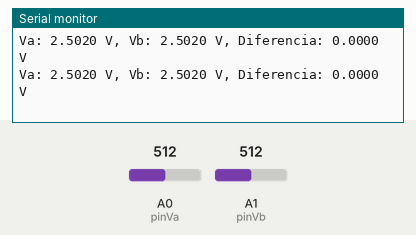
Bench run of a sketch on a simulated Arduino Uno, built with avr-gcc and run on an emulated ATmega328P. Parts: the last lines printed to the serial monitor. Inputs (shaded band) come from the test bench; at power-on: A0 (pinVa) = 512, A1 (pinVb) = 512.

Above: at 1.8 s.
1.9 s: A0 (pinVa) set to 716
At 2.5 s:
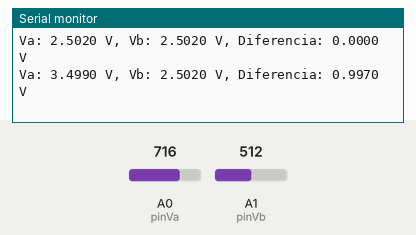
3.4 s: A1 (pinVb) set to 716
At 4.7 s:
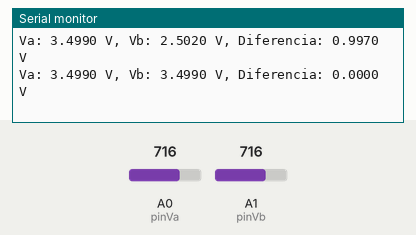
4.9 s: A0 (pinVa) set to 900
At 5.8 s:
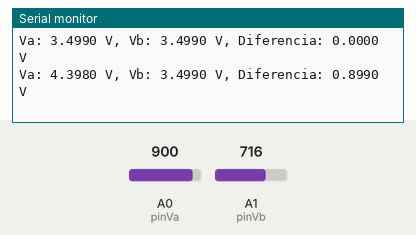
6.4 s: A1 (pinVb) set to 900
At 7.8 s:
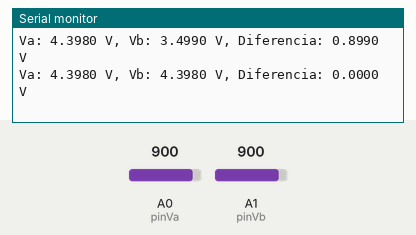
Timing chart, 0 to 8.9 s (numbered marks = the images above; inputs shaded):
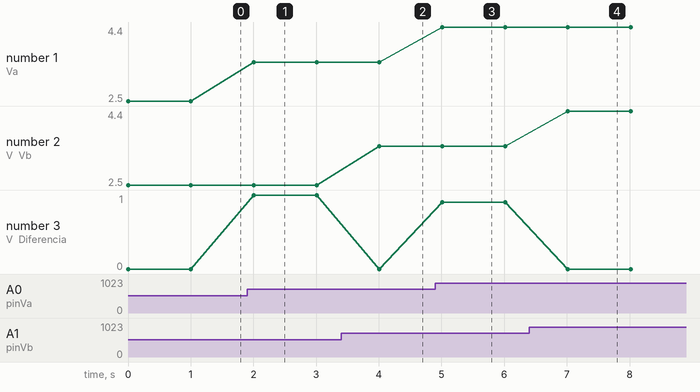

Measured:
- after the input at 1.9 s, the serial monitor: prints a new line after 0.11 s (image 1)
- after the input at 3.4 s, the serial monitor: prints a new line after 0.61 s (image 2)
- after the input at 4.9 s, the serial monitor: prints a new line after 0.11 s (image 3)
- after the input at 6.4 s, the serial monitor: prints a new line after 0.62 s (image 4)
- plotted number 1: 2.5 → 3.5 after the input at 1.9 s, 3.5 → 4.4 after the input at 4.9 s
- plotted number 3: 0 → 1 after the input at 1.9 s, 0 → 0.9 after the input at 4.9 s

The sketch:

puente_equilibrio.ino
```cpp
//Comprobación de estabilidad de puente

const int pinVa = A0;  // Puerto analógico para la señal Va
const int pinVb = A1;  // Puerto analógico para la señal Vb

void setup() {
  Serial.begin(9600);
}

void loop() {
  // Leer voltajes Va y Vb
  int vaRaw = analogRead(pinVa);
  int vbRaw = analogRead(pinVb);

  // Convertir lecturas a voltajes
  float vaVoltage = map(vaRaw, 0, 1023, 0, 5000) / 1000.0;
  float vbVoltage = map(vbRaw, 0, 1023, 0, 5000) / 1000.0;

  // Calcular la diferencia entre Va y Vb
  float difference = vaVoltage - vbVoltage;

  // Mostrar resultados por comunicación serial
  Serial.print("Va: ");
  Serial.print(vaVoltage, 4);
  Serial.print(" V, Vb: ");
  Serial.print(vbVoltage, 4);
  Serial.print(" V, Diferencia: ");
  Serial.print(difference, 4);
  Serial.println(" V");

  delay(1000);  // Esperar un segundo antes de la próxima lectura
}
```
